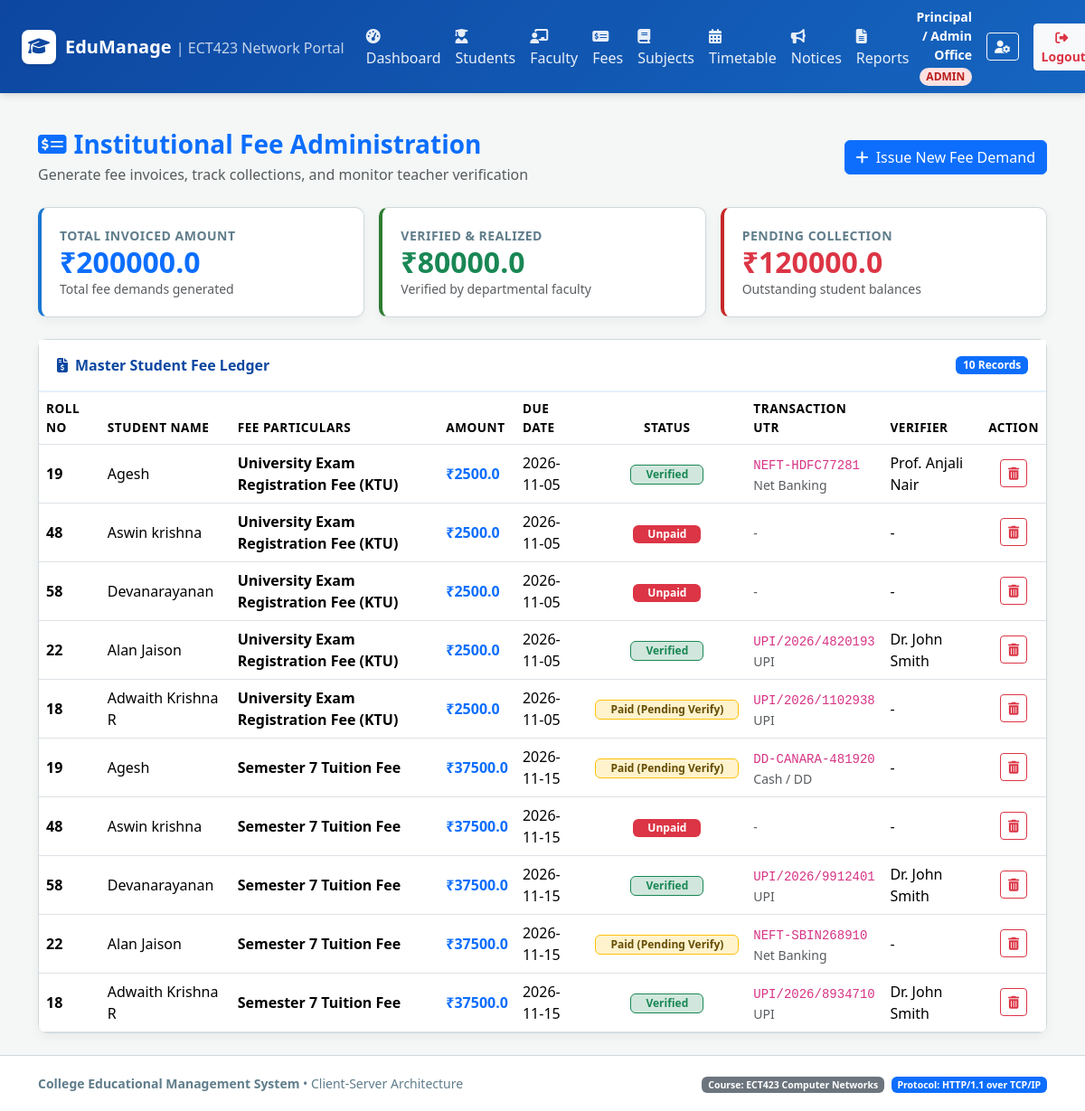
/admin/fees (signed in), run on the app's committed database.
### tables this page shows
CREATE TABLE fees (
    id INTEGER PRIMARY KEY AUTOINCREMENT,
    student_id INTEGER NOT NULL,
    fee_type TEXT NOT NULL,
    amount REAL NOT NULL,
    due_date DATE NOT NULL,
    status TEXT CHECK(status IN ('Pending', 'Paid', 'Verified', 'Rejected')) DEFAULT 'Pending',
    payment_method TEXT,
    transaction_ref TEXT,
    paid_at TIMESTAMP,
    verified_by_faculty_id INTEGER,
    verified_at TIMESTAMP,
    remarks TEXT,
    FOREIGN KEY (student_id) REFERENCES students(id) ON DELETE CASCADE,
    FOREIGN KEY (verified_by_faculty_id) REFERENCES faculty(id) ON DELETE SET NULL
);

CREATE TABLE students (
    id INTEGER PRIMARY KEY AUTOINCREMENT,
    roll_no TEXT UNIQUE NOT NULL,
    name TEXT NOT NULL,
    department TEXT NOT NULL,
    semester INTEGER NOT NULL,
    user_id INTEGER UNIQUE NOT NULL,
    FOREIGN KEY (user_id) REFERENCES users(id) ON DELETE CASCADE
);

CREATE TABLE faculty (
    id INTEGER PRIMARY KEY AUTOINCREMENT,
    employee_id TEXT UNIQUE NOT NULL,
    name TEXT NOT NULL,
    department TEXT NOT NULL,
    designation TEXT NOT NULL,
    user_id INTEGER UNIQUE NOT NULL,
    FOREIGN KEY (user_id) REFERENCES users(id) ON DELETE CASCADE
);

### app.py (the view, shortened to what this page needs)
@app.route('/admin/fees', methods=['GET', 'POST'])
@role_required('admin')
def admin_fees():
    fees_list = query_db('''
        SELECT f.*, s.roll_no, s.name as student_name, s.department, s.semester,
               fac.name as verifier_name
        FROM fees f
        JOIN students s ON f.student_id = s.id
        LEFT JOIN faculty fac ON f.verified_by_faculty_id = fac.id
        ORDER BY f.id DESC
    ''')
    total_amount = sum(f['amount'] for f in fees_list)
    verified_amount = sum(f['amount'] for f in fees_list if f['status'] == 'Verified')
    pending_amount = sum(f['amount'] for f in fees_list if f['status'] in ('Pending', 'Paid'))
    students = query_db('SELECT id, roll_no, name FROM students ORDER BY roll_no')
    return render_template('admin/fees.html',
                           fees_list=fees_list,
                           total_amount=total_amount,
                           verified_amount=verified_amount,
                           pending_amount=pending_amount,
                           students=students)

### app.py (called while the page is built)
def role_required(*allowed_roles):
    def decorator(f):
        @wraps(f)
        def decorated_function(*args, **kwargs):
            if 'user_id' not in session:
                flash('Please log in first.', 'warning')
                return redirect(url_for('login'))
            user_role = session.get('role')
            if user_role not in allowed_roles:
                flash(f'Access denied! Your role ({user_role}) does not have permission for this section.', 'danger')
                return redirect(url_for(f"{user_role}_dashboard"))
            return f(*args, **kwargs)
        return decorated_function
    return decorator

@app.context_processor
def inject_user():
    return {
        'current_user': {
            'id': session.get('user_id'),
            'username': session.get('username'),
            'role': session.get('role'),
            'full_name': session.get('full_name')
        },
        'today_date': date.today().strftime('%Y-%m-%d')
    }

### database.py (called while the page is built)
def get_db():
    try:
        if 'db' not in g:
            g.db = sqlite3.connect(DATABASE)
            g.db.row_factory = sqlite3.Row
            g.db.execute("PRAGMA foreign_keys = ON;")
        return g.db
    except RuntimeError:
        conn = sqlite3.connect(DATABASE)
        conn.row_factory = sqlite3.Row
        conn.execute("PRAGMA foreign_keys = ON;")
        return conn

def query_db(query, args=(), one=False):
    db = get_db()
    cur = db.cursor()
    cur.execute(query, args)
    rv = cur.fetchall()
    cur.close()
    return (rv[0] if rv else None) if one else rv

### templates/admin/fees.html (shortened to what this page needs)
{% extends "base.html" %}
{% block content %}
<div class="d-flex justify-content-between align-items-center mb-4">
    <div>
        <h3 class="fw-bold text-primary mb-1"><i class="fa-solid fa-money-check-dollar me-2"></i>Institutional Fee Administration</h3>
        <p class="text-muted mb-0">Generate fee invoices, track collections, and monitor teacher verification</p>
    </div>
    <button class="btn btn-primary" data-bs-toggle="modal" data-bs-target="#createFeeDemandModal">
        <i class="fa-solid fa-plus me-1"></i> Issue New Fee Demand
    </button>
</div>
<div class="row g-3 mb-4">
    <div class="col-md-4">
        <div class="card card-custom stat-card">
            <div class="stat-label">Total Invoiced Amount</div>
            <div class="stat-value text-primary">₹{{ total_amount }}</div>
            <small class="text-muted">Total fee demands generated</small>
        </div>
    </div>
    <div class="col-md-4">
        <div class="card card-custom stat-card stat-green">
            <div class="stat-label">Verified & Realized</div>
            <div class="stat-value text-success">₹{{ verified_amount }}</div>
            <small class="text-muted">Verified by departmental faculty</small>
        </div>
    </div>
    <div class="col-md-4">
        <div class="card card-custom stat-card stat-red">
            <div class="stat-label">Pending Collection</div>
            <div class="stat-value text-danger">₹{{ pending_amount }}</div>
            <small class="text-muted">Outstanding student balances</small>
        </div>
    </div>
</div>
<div class="card card-custom">
    <div class="card-header-custom">
        <span><i class="fa-solid fa-file-invoice-dollar me-2"></i>Master Student Fee Ledger</span>
        <span class="badge bg-primary">{{ fees_list|length }} Records</span>
    </div>
    <div class="card-body p-0">
        <div class="table-responsive">
            <table class="table table-custom table-hover align-middle mb-0">
                <thead>
                    <tr>
                        <th>Roll No</th>
                        <th>Student Name</th>
                        <th>Fee Particulars</th>
                        <th>Amount</th>
                        <th>Due Date</th>
                        <th class="text-center">Status</th>
                        <th>Transaction UTR</th>
                        <th>Verifier</th>
                        <th class="text-center">Action</th>
                    </tr>
                </thead>
                <tbody>
                    {% for f in fees_list %}
                        <tr>
                            <td class="fw-bold">{{ f.roll_no }}</td>
                            <td>{{ f.student_name }}</td>
                            <td class="fw-semibold">{{ f.fee_type }}</td>
                            <td class="fw-bold text-primary">₹{{ f.amount }}</td>
                            <td>{{ f.due_date }}</td>
                            <td class="text-center">
                                {% if f.status == 'Verified' %}
                                    <span class="badge bg-success-subtle text-success border border-success px-3 py-1">Verified</span>
                                {% elif f.status == 'Paid' %}
                                    <span class="badge bg-warning-subtle text-warning-emphasis border border-warning px-3 py-1">Paid (Pending Verify)</span>
                                {% elif f.status == 'Rejected' %}
                                    <span class="badge bg-danger-subtle text-danger border border-danger px-3 py-1">Rejected</span>
                                {% else %}
                                    <span class="badge bg-danger text-white px-3 py-1">Unpaid</span>
                                {% endif %}
                            </td>
                            <td>
                                {% if f.transaction_ref %}
                                    <code>{{ f.transaction_ref }}</code>
                                    <div class="small text-muted">{{ f.payment_method }}</div>
                                {% else %}
                                    <span class="text-muted small">-</span>
                                {% endif %}
                            </td>
                            <td>{{ f.verifier_name or '-' }}</td>
                            <td class="text-center">
                                <form method="POST" action="{{ url_for('admin_fee_delete', fee_id=f.id) }}" onsubmit="return confirm('Delete this fee demand?')" style="display:inline;">
                                    <button type="submit" class="btn btn-sm btn-outline-danger" title="Delete Fee Demand">
                                        <i class="fa-solid fa-trash-can"></i>
                                    </button>
                                </form>
                            </td>
                        </tr>
                    {% else %}
                        <tr>
                            <td colspan="9" class="text-center text-muted py-4">No fee demand records generated yet.</td>
                        </tr>
                    {% endfor %}
                </tbody>
            </table>
        </div>
    </div>
</div>
{% endblock %}

### static/css/style.css (style rules this page uses)
:root { --primary-blue: #0d47a1; --primary-light: #1976d2; --primary-subtle: #e3f2fd; --accent-blue: #0288d1; --bg-light: #f4f7f6; --text-dark: #263238; --text-muted: #607d8b; --border-color: #cfd8dc; --card-shadow: 0 4px 12px rgba(0, 0, 0, 0.05); }
body { background-color: var(--bg-light); color: var(--text-dark); font-family: 'Segoe UI', system-ui, -apple-system, sans-serif; min-height: 100vh; display: flex; flex-direction: column; }
.card-custom { background: #ffffff; border: 1px solid var(--border-color); border-radius: 10px; box-shadow: var(--card-shadow); transition: transform 0.2s ease, box-shadow 0.2s ease; }
.card-header-custom { background-color: #ffffff; border-bottom: 2px solid var(--primary-subtle); padding: 1rem 1.25rem; font-weight: 600; color: var(--primary-blue); display: flex; align-items: center; justify-content: space-between; }
.stat-card { border-left: 4px solid var(--primary-light); padding: 1.25rem; }
.stat-card.stat-green { border-left-color: #2e7d32; }
.stat-card.stat-red { border-left-color: #c62828; }
.stat-value { font-size: 2rem; font-weight: 700; line-height: 1.2; }
.stat-label { font-size: 0.875rem; color: var(--text-muted); text-transform: uppercase; letter-spacing: 0.5px; font-weight: 600; }
.table-custom { background: #ffffff; border-radius: 8px; overflow: hidden; }
.table-custom thead { background-color: #f1f5f9; color: var(--primary-blue); font-size: 0.85rem; text-transform: uppercase; letter-spacing: 0.5px; }

### data on the page
fees: roll_no "19", student_name "Agesh", fee_type "University Exam Registration Fee (KTU)", amount "2500.0", due_date "2026-11-05", status "Verified", transaction_ref "NEFT-HDFC77281", payment_method "Net Banking", name "Prof. Anjali Nair"
fees: roll_no "48", student_name "Aswin krishna", fee_type "University Exam Registration Fee (KTU)", amount "2500.0", due_date "2026-11-05", status "Unpaid", verifier_name "-"
fees: roll_no "58", student_name "Devanarayanan", fee_type "University Exam Registration Fee (KTU)", amount "2500.0", due_date "2026-11-05", status "Unpaid", verifier_name "-"
fees: roll_no "22", student_name "Alan Jaison", fee_type "University Exam Registration Fee (KTU)", amount "2500.0", due_date "2026-11-05", status "Verified", transaction_ref "UPI/2026/4820193", payment_method "UPI", name "Dr. John Smith"
fees: roll_no "18", student_name "Adwaith Krishna R", fee_type "University Exam Registration Fee (KTU)", amount "2500.0", due_date "2026-11-05", status "Paid (Pending Verify)", transaction_ref "UPI/2026/1102938", payment_method "UPI", verifier_name "-"
fees: roll_no "19", student_name "Agesh", fee_type "Semester 7 Tuition Fee", amount "37500.0", due_date "2026-11-15", status "Paid (Pending Verify)", transaction_ref "DD-CANARA-481920", payment_method "Cash / DD", verifier_name "-"
fees: roll_no "48", student_name "Aswin krishna", fee_type "Semester 7 Tuition Fee", amount "37500.0", due_date "2026-11-15", status "Unpaid", verifier_name "-"
fees: roll_no "58", student_name "Devanarayanan", fee_type "Semester 7 Tuition Fee", amount "37500.0", due_date "2026-11-15", status "Verified", transaction_ref "UPI/2026/9912401", payment_method "UPI", name "Dr. John Smith"
fees: roll_no "22", student_name "Alan Jaison", fee_type "Semester 7 Tuition Fee", amount "37500.0", due_date "2026-11-15", status "Paid (Pending Verify)", transaction_ref "NEFT-SBIN268910", payment_method "Net Banking", verifier_name "-"
fees: roll_no "18", student_name "Adwaith Krishna R", fee_type "Semester 7 Tuition Fee", amount "37500.0", due_date "2026-11-15", status "Verified", transaction_ref "UPI/2026/8934710", payment_method "UPI", name "Dr. John Smith"

### other printed values
{{ current_user.full_name }} "Principal / Admin Office"
{{ current_user.role }} "ADMIN"
{{ total_amount }} "200000.0"
{{ verified_amount }} "80000.0"
{{ pending_amount }} "120000.0"
{{ fees_list|length }} "10"
